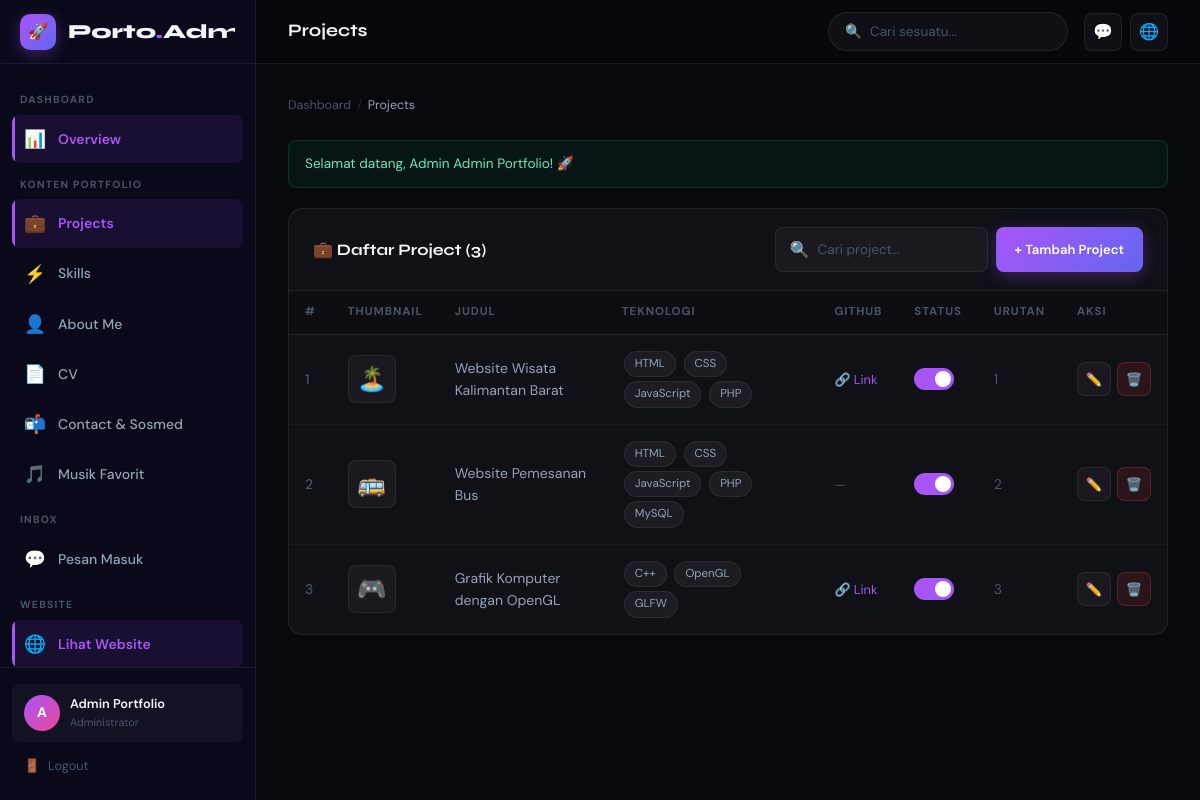
The app's page /admin/projects/index.php (signed in) with its own data.
### tables this page shows
CREATE TABLE IF NOT EXISTS users (
  id         INT UNSIGNED  NOT NULL AUTO_INCREMENT,
  name       VARCHAR(100)  NOT NULL,
  email      VARCHAR(150)  NOT NULL UNIQUE,
  password   VARCHAR(255)  NOT NULL,
  role       ENUM('user','admin') NOT NULL DEFAULT 'user',
  created_at DATETIME      NOT NULL DEFAULT CURRENT_TIMESTAMP,
  updated_at DATETIME      NOT NULL DEFAULT CURRENT_TIMESTAMP ON UPDATE CURRENT_TIMESTAMP,
  PRIMARY KEY (id),
  INDEX idx_email (email)
);

CREATE TABLE IF NOT EXISTS projects (
  id          INT UNSIGNED  NOT NULL AUTO_INCREMENT,
  title       VARCHAR(200)  NOT NULL,
  description TEXT          NOT NULL,
  technologies VARCHAR(500) NULL,
  github_url  VARCHAR(500)  NULL,
  demo_url    VARCHAR(500)  NULL,
  thumbnail   VARCHAR(300)  NULL,
  thumb_emoji VARCHAR(10)   NULL DEFAULT '💻',
  sort_order  INT           NOT NULL DEFAULT 0,
  is_active   TINYINT(1)    NOT NULL DEFAULT 1,
  created_at  DATETIME      NOT NULL DEFAULT CURRENT_TIMESTAMP,
  updated_at  DATETIME      NOT NULL DEFAULT CURRENT_TIMESTAMP ON UPDATE CURRENT_TIMESTAMP,
  PRIMARY KEY (id)
);

### admin/includes/auth_check.php (called while the page is built, shortened)
<?php
require_once __DIR__ . '/../../config/koneksi.php';
try {
    $pdo  = getDB();
    $stmt = $pdo->prepare("SELECT id, name, email, role FROM users WHERE id = ? LIMIT 1");
    $stmt->execute([$_SESSION['user_id']]);
    $adminUser = $stmt->fetch();
} catch (PDOException $e) {
    die('DB Error: ' . e($e->getMessage()));
}

### config/koneksi.php (called while the page is built, shortened)
<?php
function e(string $str): string {
    return htmlspecialchars($str, ENT_QUOTES | ENT_SUBSTITUTE, 'UTF-8');
}
function getFlash(): ?array {
    if (!empty($_SESSION['flash'])) {
        $flash = $_SESSION['flash'];
        return $flash;
    }
    return null;
}

### admin/projects/index.php (the view, shortened to what this page needs)
<?php
require_once __DIR__ . '/../includes/auth_check.php';
$pdo = getDB();
$flash = getFlash();
$projects = $pdo->query("SELECT * FROM projects ORDER BY sort_order ASC, created_at DESC")->fetchAll();
?>
<!DOCTYPE html>
<html lang="id">
<head>
  <link rel="stylesheet" href="/portfolio_redesign/admin/css/admin.css">
</head>
<body>
<div class="admin-layout">
  <?php require_once __DIR__ . '/../includes/sidebar.php'; ?>
  <main class="admin-main">
    <?php require_once __DIR__ . '/../includes/topnav.php'; ?>
    <div class="admin-content fade-in">
      <div class="breadcrumb">
        <a href="/portfolio_redesign/admin/index.php">Dashboard</a>
        <span class="breadcrumb-sep">/</span>
        <span class="breadcrumb-current">Projects</span>
      </div>
      <?php if ($flash): ?>
        <div class="alert alert-<?= e($flash['type']) ?>"><?= e($flash['message']) ?></div>
      <?php endif; ?>
      <div class="content-card">
        <div class="card-header">
          <div class="card-title">💼 Daftar Project (<?= count($projects) ?>)</div>
          <div class="card-actions">
            <div class="search-box"><span>🔍</span><input type="text" id="tableSearch" placeholder="Cari project..."></div>
            <a href="create.php" class="btn btn-primary">+ Tambah Project</a>
          </div>
        </div>
        <div class="table-wrapper">
          <table data-searchable>
            <thead>
              <tr>
                <th>#</th><th>Thumbnail</th><th>Judul</th><th>Teknologi</th>
                <th>GitHub</th><th>Status</th><th>Urutan</th><th>Aksi</th>
              </tr>
            </thead>
            <tbody>
              <?php if (empty($projects)): ?>
              <tr><td colspan="8">
                <div class="empty-state">
                  <div class="empty-icon">💼</div>
                  <div class="empty-title">Belum ada project</div>
                  <div class="empty-desc">Klik "Tambah Project" untuk mulai.</div>
                </div>
              </td></tr>
              <?php else: ?>
              <?php foreach ($projects as $i => $p): ?>
              <tr>
                <td style="color:var(--text-dim)"><?= $i+1 ?></td>
                <td>
                  <?php if ($p['thumbnail']): ?>
                    <img src="/portfolio_redesign/<?= e($p['thumbnail']) ?>" class="thumb-preview" alt="">
                  <?php else: ?>
                    <div class="thumb-emoji-preview"><?= e($p['thumb_emoji'] ?: '💻') ?></div>
                  <?php endif; ?>
                </td>
                <td><?= e($p['title']) ?></td>
                <td>
                  <?php foreach (explode(',', $p['technologies']) as $tech): ?>
                    <span class="skill-pill"><?= e(trim($tech)) ?></span>
                  <?php endforeach; ?>
                </td>
                <td>
                  <?php if ($p['github_url']): ?>
                    <a href="<?= e($p['github_url']) ?>" target="_blank" style="color:var(--primary);font-size:0.8rem;">🔗 Link</a>
                  <?php else: ?>
                    <span style="color:var(--text-dim);font-size:0.8rem;">—</span>
                  <?php endif; ?>
                </td>
                <td>
                  <form method="POST" style="display:inline;">
                    <label class="toggle-switch" title="Toggle aktif">
                      <span class="toggle-slider"></span>
                    </label>
                  </form>
                </td>
                <td style="color:var(--text-dim)"><?= $p['sort_order'] ?></td>
                <td>
                  <div class="td-actions">
                    <a href="edit.php?id=<?= $p['id'] ?>" class="btn btn-glass btn-icon" title="Edit">✏️</a>
                    <button class="btn btn-danger btn-icon" title="Hapus"
                      onclick="confirmDelete('Hapus project &quot;<?= addslashes(e($p['title'])) ?>&quot;?','del<?= $p['id'] ?>')">🗑️</button>
                  </div>
                </td>
              </tr>
              <?php endforeach; ?>
              <?php endif; ?>
            </tbody>
          </table>
        </div>
      </div>
    </div>
  </main>
</div>
</body></html>

### admin/includes/sidebar.php (shortened to what this page needs)
<?php
$currentPage = basename($_SERVER['PHP_SELF']);
?>
<aside class="sidebar" id="sidebar">
  <div class="sidebar-header">
    <div class="sidebar-logo-icon">🚀</div>
    <div class="sidebar-logo">Porto<span>.</span>Admin</div>
  </div>
  <nav class="sidebar-nav">
    <div class="sidebar-section-label">Dashboard</div>
    <a href="/portfolio_redesign/admin/index.php"
       class="sidebar-item <?= $currentPage==='index.php' && strpos($_SERVER['PHP_SELF'],'admin')!==false ? 'active':'' ?>">
      <span class="sidebar-icon">📊</span>
      <span class="sidebar-label">Overview</span>
    </a>
    <div class="sidebar-section-label">Konten Portfolio</div>
    <a href="/portfolio_redesign/admin/projects/index.php"
       class="sidebar-item <?= strpos($_SERVER['PHP_SELF'],'projects')!==false ? 'active':'' ?>">
      <span class="sidebar-icon">💼</span>
      <span class="sidebar-label">Projects</span>
    </a>
    <a href="/portfolio_redesign/admin/skills/index.php"
       class="sidebar-item <?= strpos($_SERVER['PHP_SELF'],'skills')!==false ? 'active':'' ?>">
      <span class="sidebar-icon">⚡</span>
      <span class="sidebar-label">Skills</span>
    </a>
    <a href="/portfolio_redesign/admin/about/index.php"
       class="sidebar-item <?= strpos($_SERVER['PHP_SELF'],'about')!==false ? 'active':'' ?>">
      <span class="sidebar-icon">👤</span>
      <span class="sidebar-label">About Me</span>
    </a>
    <a href="/portfolio_redesign/admin/cv/index.php"
       class="sidebar-item <?= strpos($_SERVER['PHP_SELF'],'/cv/')!==false ? 'active':'' ?>">
      <span class="sidebar-icon">📄</span>
      <span class="sidebar-label">CV</span>
    </a>
    <a href="/portfolio_redesign/admin/contact/index.php"
       class="sidebar-item <?= strpos($_SERVER['PHP_SELF'],'contact')!==false ? 'active':'' ?>">
      <span class="sidebar-icon">📬</span>
      <span class="sidebar-label">Contact & Sosmed</span>
    </a>
    <a href="/portfolio_redesign/admin/music/index.php"
       class="sidebar-item <?= strpos($_SERVER['PHP_SELF'],'music')!==false ? 'active':'' ?>">
      <span class="sidebar-icon">🎵</span>
      <span class="sidebar-label">Musik Favorit</span>
    </a>
    <div class="sidebar-section-label">Inbox</div>
    <a href="/portfolio_redesign/admin/messages/index.php"
       class="sidebar-item <?= strpos($_SERVER['PHP_SELF'],'messages')!==false ? 'active':'' ?>">
      <span class="sidebar-icon">💬</span>
      <span class="sidebar-label">Pesan Masuk</span>
    </a>
    <div class="sidebar-section-label">Website</div>
    <a href="/portfolio_redesign/index.php" target="_blank" class="sidebar-item">
      <span class="sidebar-icon">🌐</span>
      <span class="sidebar-label">Lihat Website</span>
    </a>
  </nav>
  <div class="sidebar-footer">
    <div class="sidebar-user">
      <div class="sidebar-avatar"><?= strtoupper(substr($adminUser['name'],0,1)) ?></div>
      <div class="sidebar-user-info">
        <div class="sidebar-user-name"><?= e($adminUser['name']) ?></div>
        <div class="sidebar-user-role">Administrator</div>
      </div>
    </div>
    <a href="/portfolio_redesign/auth/logout.php"
       style="display:flex;align-items:center;gap:8px;padding:8px 12px;border-radius:var(--radius-sm);color:var(--text-dim);font-size:0.8rem;transition:var(--transition);margin-top:6px;"
       onmouseover="this.style.color='var(--red)';this.style.background='rgba(239,68,68,0.08)';"
       onmouseout="this.style.color='var(--text-dim)';this.style.background='transparent';">
      <span>🚪</span> <span class="sidebar-label">Logout</span>
    </a>
  </div>
</aside>

### records on screen
users: name "A", name "Admin Portfolio"
projects: thumb_emoji "🏝️", title "Website Wisata Kalimantan Barat", technologies "HTML", technologies "CSS", technologies "JavaScript", technologies "PHP", sort_order "1"
projects: thumb_emoji "🚌", title "Website Pemesanan Bus", technologies "HTML", technologies "CSS", technologies "JavaScript", technologies "PHP", technologies "MySQL", sort_order "2"
projects: thumb_emoji "🎮", title "Grafik Komputer dengan OpenGL", technologies "C++", technologies "OpenGL", technologies "GLFW", sort_order "3"

### other values on screen
$pageTitle "Projects"
$flash['message'] "Selamat datang, Admin Admin Portfolio! 🚀"
count($projects) "3"
